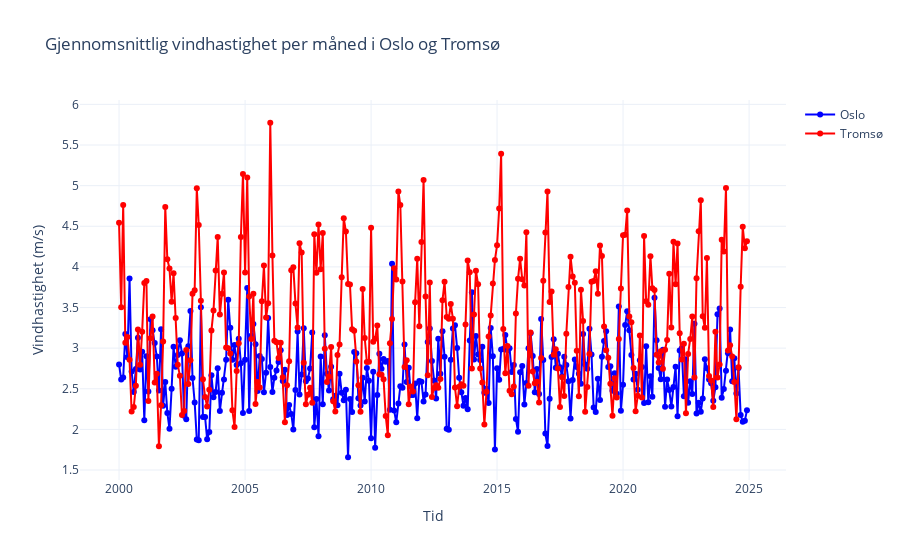

The notebook cell saved with this chart:
### Markdown cell above
## Gjennomsnittlig vindhastighet per måned

### Code cell
import pandas as pd
import plotly.graph_objects as go

# Filstier til dataene
oslo_csv = "../../data/processed/vaerdata_oslo.csv"
tromso_csv = "../../data/processed/vaerdata_tromso.csv"

# Leser inn dataene
df_oslo = pd.read_csv(oslo_csv)
df_tromso = pd.read_csv(tromso_csv)

# Leser inn dataene
df_oslo = pd.read_csv(oslo_csv)
df_tromso = pd.read_csv(tromso_csv)

# Konverter 'referenceTime' til datetime-format og fjern tidssoneinformasjon
df_oslo['referenceTime'] = pd.to_datetime(df_oslo['referenceTime']).dt.tz_localize(None)
df_tromso['referenceTime'] = pd.to_datetime(df_tromso['referenceTime']).dt.tz_localize(None)

# Filtrer dataene for 'mean(wind_speed P1D)' og lag kopier
df_oslo_wind = df_oslo[df_oslo['elementId'] == 'mean(wind_speed P1D)'].copy()
df_tromso_wind = df_tromso[df_tromso['elementId'] == 'mean(wind_speed P1D)'].copy()

# Legg til kolonner for år og måned
df_oslo_wind['year_month'] = df_oslo_wind['referenceTime'].dt.to_period('M')
df_tromso_wind['year_month'] = df_tromso_wind['referenceTime'].dt.to_period('M')

# Beregn gjennomsnittlig vindhastighet per måned
oslo_monthly_avg = df_oslo_wind.groupby('year_month')['value'].mean().reset_index()
tromso_monthly_avg = df_tromso_wind.groupby('year_month')['value'].mean().reset_index()

# Konverter 'year_month' tilbake til datetime for plotting
oslo_monthly_avg['year_month'] = oslo_monthly_avg['year_month'].dt.to_timestamp()
tromso_monthly_avg['year_month'] = tromso_monthly_avg['year_month'].dt.to_timestamp()

# Opprett en figur
fig = go.Figure()

# Legg til punkter og linje for Oslo
fig.add_trace(go.Scatter(
    x=oslo_monthly_avg['year_month'],
    y=oslo_monthly_avg['value'],
    mode='lines+markers',  # Linjer og punkter
    name='Oslo',
    line=dict(color='blue'),  # Valgfri farge for Oslo
    marker=dict(size=6)  # Størrelse på punktene
))

# Legg til punkter og linje for Tromsø
fig.add_trace(go.Scatter(
    x=tromso_monthly_avg['year_month'],
    y=tromso_monthly_avg['value'],
    mode='lines+markers',  # Linjer og punkter
    name='Tromsø',
    line=dict(color='red'),  # Valgfri farge for Tromsø
    marker=dict(size=6)  # Størrelse på punktene
))

# Oppdater layout
fig.update_layout(
    title='Gjennomsnittlig vindhastighet per måned i Oslo og Tromsø',
    xaxis_title='Tid',
    yaxis_title='Vindhastighet (m/s)',
    template='plotly_white',  # Valgfritt: lys bakgrunn
    xaxis=dict(showgrid=True),  # Viser rutenett på x-aksen
    yaxis=dict(showgrid=True)   # Viser rutenett på y-aksen
)

# Vis figuren
fig.show()

### Figure 1 — Plotly figure (JSON) as saved in the notebook; plotly's stock layout.template omitted (floating-point values rounded to 4 significant figures; data arrays with more than 128 entries replaced by an {"elided": "..."} marker saying what was removed)
{"data": [{"line": {"color": "blue"}, "marker": {"size": 6}, "mode": "lines+markers", "name": "Oslo", "type": "scatter", "x": {"elided": "300 str values"}, "y": {"elided": "300 float values"}}, {"line": {"color": "red"}, "marker": {"size": 6}, "mode": "lines+markers", "name": "Tromsø", "type": "scatter", "x": {"elided": "300 str values"}, "y": {"elided": "300 float values"}}], "layout": {"title": {"text": "Gjennomsnittlig vindhastighet per måned i Oslo og Tromsø"}, "xaxis": {"showgrid": true, "title": {"text": "Tid"}}, "yaxis": {"showgrid": true, "title": {"text": "Vindhastighet (m/s)"}}}}
